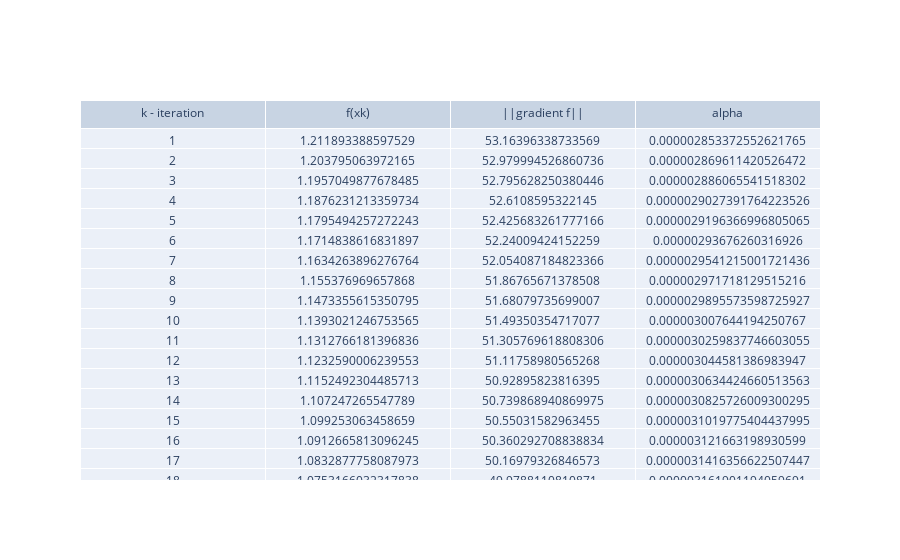

Here is the notebook cell this chart was saved with:
### Markdown cell above
# x0 =[1.1, 1.1]

### Code cell
fig = go.Figure(data=[go.Table(header=dict(values=['k - iteration', 'f(xk)', '||gradient f||', 'alpha']),
                 cells=dict(values=[np.arange(1, k+1), f_vec, grad_vec, alpha_vec]))])
fig.show()

### Figure 1 — Plotly figure (JSON) as saved in the notebook; plotly's stock layout.template omitted (floating-point values rounded to 4 significant figures; data arrays with more than 128 entries replaced by an {"elided": "..."} marker saying what was removed)
{"data": [{"cells": {"values": {"elided": "4x4412 float values"}}, "header": {"values": ["k - iteration", "f(xk)", "||gradient f||", "alpha"]}, "type": "table"}], "layout": {}}
